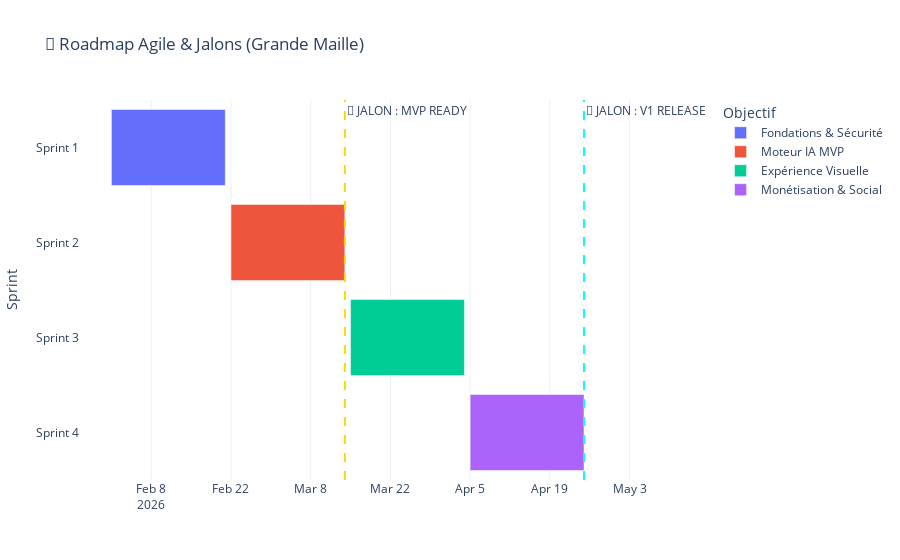

The notebook cell this image was saved under:
### Markdown cell above
---
# 🏃 Section 3: Pilotage du Projet - SCRUM (C5)

### CE5.1 - Démarche SCRUM
Le projet sera piloté en mode Agile SCRUM avec des **Sprints de 3 semaines**.
- **Product Owner (Alicia)** : Définit la vision et priorise le backlog.
- **Scrum Master** : Garant de la méthodologie et lève les obstacles.
- **Équipe de développement** : Réalise les US.

**Cérémonies :**
- *Daily Scrum* : 15 min chaque matin pour synchroniser l'équipe.
- *Sprint Review* : Présentation des US terminées à Alicia.
- *Sprint Retrospective* : Amélioration continue des processus de l'équipe.

### CE5.2 & CE5.3 - Planning des Sprints & Roadmap Agile

### Code cell
sprints = [
    {"Sprint": "Sprint 1", "Objectif": "Fondations & Sécurité", "Contenu": "US01, US02, US10", "Start": "2026-02-01", "End": "2026-02-21"},
    {"Sprint": "Sprint 2", "Objectif": "Moteur IA MVP", "Contenu": "US03, US06", "Start": "2026-02-22", "End": "2026-03-14"},
    {"Sprint": "Sprint 3", "Objectif": "Expérience Visuelle", "Contenu": "US04, US05, US08", "Start": "2026-03-15", "End": "2026-04-04"},
    {"Sprint": "Sprint 4", "Objectif": "Monétisation & Social", "Contenu": "US09, US07", "Start": "2026-04-05", "End": "2026-04-25"}
]
df_sprints = pd.DataFrame(sprints)

# Création du Gantt Chart (Roadmap Agile)
fig_gantt = px.timeline(df_sprints, x_start="Start", x_end="End", y="Sprint", color="Objectif", 
                        title="📅 Roadmap Agile & Jalons (Grande Maille)",
                        hover_data=["Contenu"])

# Ajout des Jalons (Milestones) - Conversion en datetime pour éviter les erreurs Plotly
fig_gantt.add_vline(x=datetime.strptime("2026-03-14", "%Y-%m-%d").timestamp() * 1000, line_dash="dash", line_color="gold", 
                    annotation_text="🚀 JALON : MVP READY", annotation_position="top right")
fig_gantt.add_vline(x=datetime.strptime("2026-04-25", "%Y-%m-%d").timestamp() * 1000, line_dash="dash", line_color="cyan", 
                    annotation_text="🏁 JALON : V1 RELEASE", annotation_position="top right")

fig_gantt.update_yaxes(autorange="reversed")
fig_gantt.show()

display(Markdown("**Note sur la priorisation MoSCoW :** Les Sprints 1 et 2 se concentrent exclusivement sur les US 'Must' pour garantir un MVP fonctionnel à la fin du deuxième sprint."))

### Figure 1 — Plotly figure (JSON) as saved in the notebook; plotly's stock layout.template omitted (floating-point values rounded to 4 significant figures)
{"data": [{"base": ["2026-02-01T00:00:00.000000000"], "customdata": [["US01, US02, US10"]], "hovertemplate": "Objectif=Fondations & Sécurité<br>Start=%{base}<br>End=%{x}<br>Sprint=%{y}<br>Contenu=%{customdata[0]}<extra></extra>", "legendgroup": "Fondations & Sécurité", "marker": {"color": "#636efa", "pattern": {"shape": ""}}, "name": "Fondations & Sécurité", "orientation": "h", "showlegend": true, "textposition": "auto", "type": "bar", "x": [1728000000], "xaxis": "x", "y": ["Sprint 1"], "yaxis": "y"}, {"base": ["2026-02-22T00:00:00.000000000"], "customdata": [["US03, US06"]], "hovertemplate": "Objectif=Moteur IA MVP<br>Start=%{base}<br>End=%{x}<br>Sprint=%{y}<br>Contenu=%{customdata[0]}<extra></extra>", "legendgroup": "Moteur IA MVP", "marker": {"color": "#EF553B", "pattern": {"shape": ""}}, "name": "Moteur IA MVP", "orientation": "h", "showlegend": true, "textposition": "auto", "type": "bar", "x": [1728000000], "xaxis": "x", "y": ["Sprint 2"], "yaxis": "y"}, {"base": ["2026-03-15T00:00:00.000000000"], "customdata": [["US04, US05, US08"]], "hovertemplate": "Objectif=Expérience Visuelle<br>Start=%{base}<br>End=%{x}<br>Sprint=%{y}<br>Contenu=%{customdata[0]}<extra></extra>", "legendgroup": "Expérience Visuelle", "marker": {"color": "#00cc96", "pattern": {"shape": ""}}, "name": "Expérience Visuelle", "orientation": "h", "showlegend": true, "textposition": "auto", "type": "bar", "x": [1728000000], "xaxis": "x", "y": ["Sprint 3"], "yaxis": "y"}, {"base": ["2026-04-05T00:00:00.000000000"], "customdata": [["US09, US07"]], "hovertemplate": "Objectif=Monétisation & Social<br>Start=%{base}<br>End=%{x}<br>Sprint=%{y}<br>Contenu=%{customdata[0]}<extra></extra>", "legendgroup": "Monétisation & Social", "marker": {"color": "#ab63fa", "pattern": {"shape": ""}}, "name": "Monétisation & Social", "orientation": "h", "showlegend": true, "textposition": "auto", "type": "bar", "x": [1728000000], "xaxis": "x", "y": ["Sprint 4"], "yaxis": "y"}], "layout": {"annotations": [{"showarrow": false, "text": "🚀 JALON : MVP READY", "x": 1773446400000, "xanchor": "left", "xref": "x", "y": 1, "yanchor": "top", "yref": "y domain"}, {"showarrow": false, "text": "🏁 JALON : V1 RELEASE", "x": 1777075200000, "xanchor": "left", "xref": "x", "y": 1, "yanchor": "top", "yref": "y domain"}], "barmode": "overlay", "legend": {"title": {"text": "Objectif"}, "tracegroupgap": 0}, "shapes": [{"line": {"color": "gold", "dash": "dash"}, "type": "line", "x0": 1773446400000, "x1": 1773446400000, "xref": "x", "y0": 0, "y1": 1, "yref": "y domain"}, {"line": {"color": "cyan", "dash": "dash"}, "type": "line", "x0": 1777075200000, "x1": 1777075200000, "xref": "x", "y0": 0, "y1": 1, "yref": "y domain"}], "title": {"text": "📅 Roadmap Agile & Jalons (Grande Maille)"}, "xaxis": {"anchor": "y", "domain": [0, 1], "type": "date"}, "yaxis": {"anchor": "x", "autorange": "reversed", "domain": [0, 1], "title": {"text": "Sprint"}}}}
